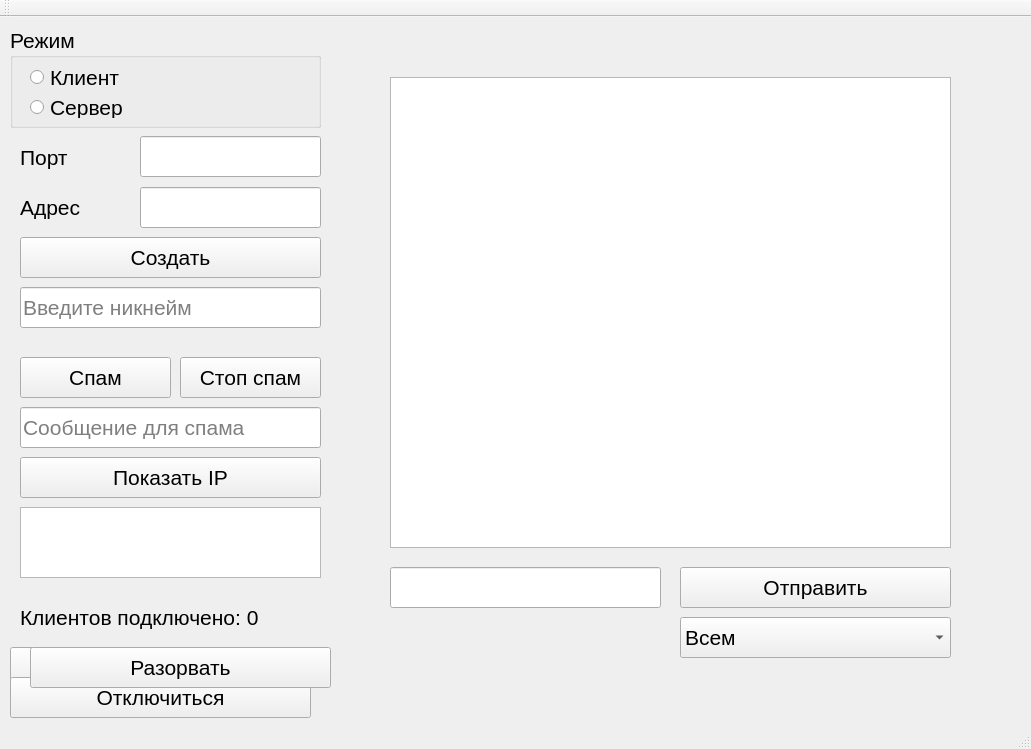
<?xml version="1.0" encoding="UTF-8"?>
<ui version="4.0">
 <class>MainWindow</class>
 <widget class="QMainWindow" name="MainWindow">
  <property name="geometry">
   <rect>
    <x>0</x>
    <y>0</y>
    <width>1031</width>
    <height>749</height>
   </rect>
  </property>
  <property name="windowTitle">
   <string>Super_chat</string>
  </property>
  <widget class="QWidget" name="centralWidget">
   <property name="font">
    <font>
     <pointsize>16</pointsize>
    </font>
   </property>
   <widget class="QGroupBox" name="groupBox">
    <property name="geometry">
     <rect>
      <x>10</x>
      <y>10</y>
      <width>311</width>
      <height>101</height>
     </rect>
    </property>
    <property name="title">
     <string>Режим</string>
    </property>
    <widget class="QRadioButton" name="radioButton_Client">
     <property name="geometry">
      <rect>
       <x>20</x>
       <y>40</y>
       <width>161</width>
       <height>21</height>
      </rect>
     </property>
     <property name="text">
      <string>Клиент</string>
     </property>
    </widget>
    <widget class="QRadioButton" name="radioButton_Server">
     <property name="geometry">
      <rect>
       <x>20</x>
       <y>70</y>
       <width>161</width>
       <height>21</height>
      </rect>
     </property>
     <property name="text">
      <string>Сервер</string>
     </property>
    </widget>
   </widget>
   <widget class="QTextEdit" name="textEdit_Input">
    <property name="geometry">
     <rect>
      <x>390</x>
      <y>60</y>
      <width>561</width>
      <height>471</height>
     </rect>
    </property>
   </widget>
   <widget class="QLineEdit" name="lineEdit_Port">
    <property name="geometry">
     <rect>
      <x>140</x>
      <y>119</y>
      <width>181</width>
      <height>41</height>
     </rect>
    </property>
    <property name="clearButtonEnabled">
     <bool>true</bool>
    </property>
   </widget>
   <widget class="QLineEdit" name="lineEdit_Address">
    <property name="geometry">
     <rect>
      <x>140</x>
      <y>170</y>
      <width>181</width>
      <height>41</height>
     </rect>
    </property>
    <property name="clearButtonEnabled">
     <bool>true</bool>
    </property>
   </widget>
   <widget class="QLabel" name="label_Port">
    <property name="geometry">
     <rect>
      <x>20</x>
      <y>120</y>
      <width>111</width>
      <height>41</height>
     </rect>
    </property>
    <property name="text">
     <string>Порт</string>
    </property>
   </widget>
   <widget class="QLabel" name="label_Address">
    <property name="geometry">
     <rect>
      <x>20</x>
      <y>170</y>
      <width>111</width>
      <height>41</height>
     </rect>
    </property>
    <property name="text">
     <string>Адрес</string>
    </property>
   </widget>
   <widget class="QPushButton" name="pushButton_Create">
    <property name="geometry">
     <rect>
      <x>20</x>
      <y>220</y>
      <width>301</width>
      <height>41</height>
     </rect>
    </property>
    <property name="text">
     <string>Создать</string>
    </property>
   </widget>
   <widget class="QPushButton" name="pushButton_Connect">
    <property name="geometry">
     <rect>
      <x>10</x>
      <y>630</y>
      <width>301</width>
      <height>41</height>
     </rect>
    </property>
    <property name="text">
     <string>Подключиться</string>
    </property>
   </widget>
   <widget class="QLineEdit" name="lineEdit_SendMes">
    <property name="geometry">
     <rect>
      <x>390</x>
      <y>550</y>
      <width>271</width>
      <height>41</height>
     </rect>
    </property>
   </widget>
   <widget class="QPushButton" name="pushButton_SendMes">
    <property name="geometry">
     <rect>
      <x>680</x>
      <y>550</y>
      <width>271</width>
      <height>41</height>
     </rect>
    </property>
    <property name="text">
     <string>Отправить</string>
    </property>
    <property name="shortcut">
     <string>Return</string>
    </property>
   </widget>
   <widget class="QPushButton" name="pushButton_IP">
    <property name="geometry">
     <rect>
      <x>20</x>
      <y>440</y>
      <width>301</width>
      <height>41</height>
     </rect>
    </property>
    <property name="text">
     <string>Показать IP</string>
    </property>
   </widget>
   <widget class="QPushButton" name="pushButton_Spam">
    <property name="geometry">
     <rect>
      <x>20</x>
      <y>340</y>
      <width>151</width>
      <height>41</height>
     </rect>
    </property>
    <property name="text">
     <string>Спам</string>
    </property>
    <property name="shortcut">
     <string>Return</string>
    </property>
   </widget>
   <widget class="QLineEdit" name="lineEdit_Spam">
    <property name="geometry">
     <rect>
      <x>20</x>
      <y>390</y>
      <width>301</width>
      <height>41</height>
     </rect>
    </property>
    <property name="placeholderText">
     <string>Сообщение для спама</string>
    </property>
    <property name="clearButtonEnabled">
     <bool>true</bool>
    </property>
   </widget>
   <widget class="QLineEdit" name="lineEdit_Nkn">
    <property name="geometry">
     <rect>
      <x>20</x>
      <y>270</y>
      <width>301</width>
      <height>41</height>
     </rect>
    </property>
    <property name="placeholderText">
     <string>Введите никнейм</string>
    </property>
   </widget>
   <widget class="QPushButton" name="pushButton_Spam_stop">
    <property name="geometry">
     <rect>
      <x>180</x>
      <y>340</y>
      <width>141</width>
      <height>41</height>
     </rect>
    </property>
    <property name="text">
     <string>Стоп спам</string>
    </property>
    <property name="shortcut">
     <string>Return</string>
    </property>
   </widget>
   <widget class="QPushButton" name="pushButton_discon">
    <property name="geometry">
     <rect>
      <x>10</x>
      <y>660</y>
      <width>301</width>
      <height>41</height>
     </rect>
    </property>
    <property name="text">
     <string>Отключиться</string>
    </property>
   </widget>
   <widget class="QPushButton" name="pushButton_Connect_2">
    <property name="geometry">
     <rect>
      <x>30</x>
      <y>630</y>
      <width>301</width>
      <height>41</height>
     </rect>
    </property>
    <property name="text">
     <string>Разорвать</string>
    </property>
   </widget>
   <widget class="QTextEdit" name="textEdit">
    <property name="geometry">
     <rect>
      <x>20</x>
      <y>490</y>
      <width>301</width>
      <height>71</height>
     </rect>
    </property>
    <property name="font">
     <font>
      <pointsize>12</pointsize>
     </font>
    </property>
   </widget>
   <widget class="QLabel" name="label_clients">
    <property name="geometry">
     <rect>
      <x>20</x>
      <y>580</y>
      <width>321</width>
      <height>41</height>
     </rect>
    </property>
    <property name="text">
     <string>Клиентов подключено: 0</string>
    </property>
   </widget>
   <widget class="QComboBox" name="comboBox">
    <property name="geometry">
     <rect>
      <x>680</x>
      <y>600</y>
      <width>271</width>
      <height>41</height>
     </rect>
    </property>
    <item>
     <property name="text">
      <string>Всем</string>
     </property>
    </item>
   </widget>
  </widget>
  <widget class="QMenuBar" name="menuBar">
   <property name="geometry">
    <rect>
     <x>0</x>
     <y>0</y>
     <width>1031</width>
     <height>26</height>
    </rect>
   </property>
  </widget>
  <widget class="QToolBar" name="mainToolBar">
   <attribute name="toolBarArea">
    <enum>TopToolBarArea</enum>
   </attribute>
   <attribute name="toolBarBreak">
    <bool>false</bool>
   </attribute>
  </widget>
  <widget class="QStatusBar" name="statusBar"/>
 </widget>
 <layoutdefault spacing="6" margin="11"/>
 <resources/>
 <connections/>
</ui>
